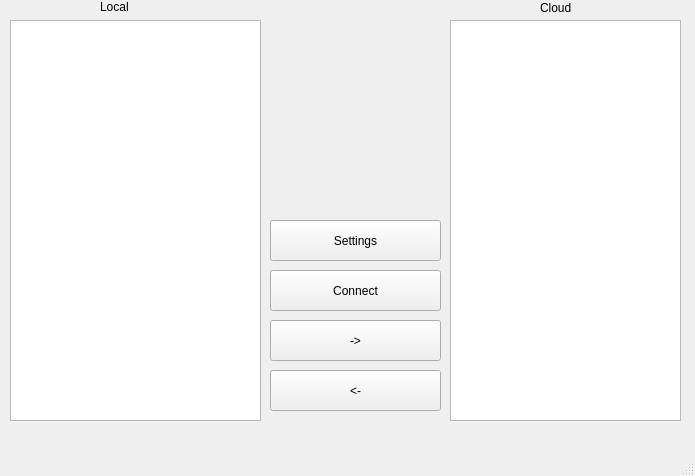
<?xml version="1.0" encoding="UTF-8"?>
<ui version="4.0">
 <class>MainWindow</class>
 <widget class="QMainWindow" name="MainWindow">
  <property name="geometry">
   <rect>
    <x>0</x>
    <y>0</y>
    <width>695</width>
    <height>476</height>
   </rect>
  </property>
  <property name="windowTitle">
   <string>QCloud file transfer</string>
  </property>
  <widget class="QWidget" name="centralWidget">
   <widget class="QListView" name="cloudDirectory">
    <property name="geometry">
     <rect>
      <x>450</x>
      <y>20</y>
      <width>231</width>
      <height>401</height>
     </rect>
    </property>
   </widget>
   <widget class="QListView" name="localDirectory">
    <property name="geometry">
     <rect>
      <x>10</x>
      <y>20</y>
      <width>251</width>
      <height>401</height>
     </rect>
    </property>
   </widget>
   <widget class="QPushButton" name="putButton">
    <property name="geometry">
     <rect>
      <x>270</x>
      <y>320</y>
      <width>171</width>
      <height>41</height>
     </rect>
    </property>
    <property name="text">
     <string>-&gt;</string>
    </property>
   </widget>
   <widget class="QPushButton" name="getButton">
    <property name="geometry">
     <rect>
      <x>270</x>
      <y>370</y>
      <width>171</width>
      <height>41</height>
     </rect>
    </property>
    <property name="text">
     <string>&lt;-</string>
    </property>
   </widget>
   <widget class="QPushButton" name="connectButton">
    <property name="geometry">
     <rect>
      <x>270</x>
      <y>270</y>
      <width>171</width>
      <height>41</height>
     </rect>
    </property>
    <property name="text">
     <string>Connect</string>
    </property>
   </widget>
   <widget class="QLabel" name="cloudLabel">
    <property name="geometry">
     <rect>
      <x>540</x>
      <y>0</y>
      <width>51</width>
      <height>16</height>
     </rect>
    </property>
    <property name="text">
     <string>Cloud</string>
    </property>
   </widget>
   <widget class="QLabel" name="localLabel">
    <property name="geometry">
     <rect>
      <x>100</x>
      <y>0</y>
      <width>46</width>
      <height>13</height>
     </rect>
    </property>
    <property name="text">
     <string>Local</string>
    </property>
   </widget>
   <widget class="QPushButton" name="settingsButton">
    <property name="geometry">
     <rect>
      <x>270</x>
      <y>220</y>
      <width>171</width>
      <height>41</height>
     </rect>
    </property>
    <property name="text">
     <string>Settings</string>
    </property>
   </widget>
  </widget>
  <widget class="QMenuBar" name="menuBar">
   <property name="geometry">
    <rect>
     <x>0</x>
     <y>0</y>
     <width>695</width>
     <height>21</height>
    </rect>
   </property>
  </widget>
  <widget class="QStatusBar" name="statusBar"/>
 </widget>
 <layoutdefault spacing="6" margin="11"/>
 <resources/>
 <connections/>
</ui>
